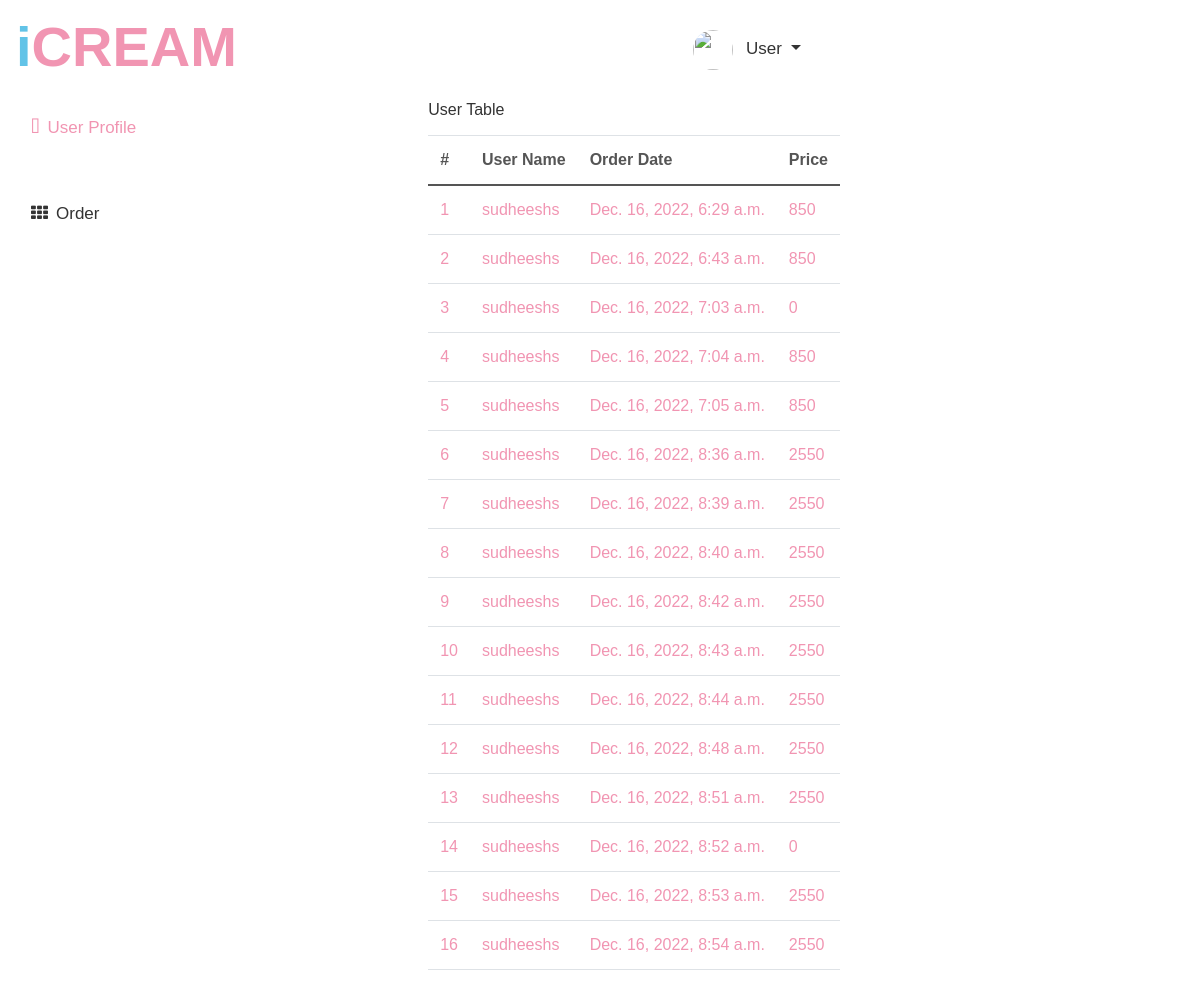
Screenshot of /ordertrack/ (signed in) with the database file from the repository.
### payment/models.py (models this page shows)
class OrderPackage(models.Model):
    order_date = models.DateTimeField(auto_now_add=True)
    total_price = models.IntegerField(default=None)
    is_coupon_apply = models.ForeignKey(OrderCoupon, on_delete=models.CASCADE,default=None,blank=True,null=True)
    user = models.ForeignKey(UserInfo, on_delete=models.CASCADE,default=None,blank=True)

### additional/views.py (the view)
# urls.py: path('ordertrack/',views.user_order_track,name='user_order_track'),
def user_order_track(request):
    user_id = UserInfo.objects.get(username = request.session['username'])
    order_history = OrderPackage.objects.filter(user_id = user_id.id)
    return render(request,'order.html',{'order_history':order_history})

### additional/templates/order.html (shortened to what this page needs)
{% extends 'userdashbord.html' %}
{% block content %}
  <div class="bg-light rounded ">
    <h6 class="mb-3">User Table</h6>
    <table class="table display nowrap">
        <thead>
            <tr>
                <th scope="col">#</th>
                <th scope="col">User Name</th>
                <th scope="col">Order Date</th>
                <th scope="col">Price</th>
            </tr>
        </thead>
        <tbody>
          {% for item in order_history %}
          <tr>
              <td> <a href="{% url 'orders_all_product' item.id %}" onMouseOver="this.style.text-decoration='none'">{{ forloop.counter }} </a></td>
              <td> <a href="{% url 'orders_all_product' item.id %}" onMouseOver="this.style.text-decoration='none'">{{ item.user.username }}</a> </td>
              <td> <a href="{% url 'orders_all_product' item.id %}" onMouseOver="this.style.text-decoration='none'">{{ item.order_date }}</a> </td>
              <td> <a href="{% url 'orders_all_product' item.id %}" onMouseOver="this.style.text-decoration='none'">{{ item.total_price }}</a> </td>
          </tr>
          {% endfor %}
        </tbody>
    </table>
</div>
{% endblock content %}

### rows the page displays
OrderPackage: user.username "sudheeshs", order_date "Dec. 16, 2022, 6:29 a.m.", total_price "850"
OrderPackage: user.username "sudheeshs", order_date "Dec. 16, 2022, 6:43 a.m.", total_price "850"
OrderPackage: user.username "sudheeshs", order_date "Dec. 16, 2022, 7:03 a.m.", total_price "0"
OrderPackage: user.username "sudheeshs", order_date "Dec. 16, 2022, 7:04 a.m.", total_price "850"
OrderPackage: user.username "sudheeshs", order_date "Dec. 16, 2022, 7:05 a.m.", total_price "850"
OrderPackage: user.username "sudheeshs", order_date "Dec. 16, 2022, 8:36 a.m.", total_price "2550"
OrderPackage: user.username "sudheeshs", order_date "Dec. 16, 2022, 8:39 a.m.", total_price "2550"
OrderPackage: user.username "sudheeshs", order_date "Dec. 16, 2022, 8:40 a.m.", total_price "2550"
OrderPackage: user.username "sudheeshs", order_date "Dec. 16, 2022, 8:42 a.m.", total_price "2550"
OrderPackage: user.username "sudheeshs", order_date "Dec. 16, 2022, 8:43 a.m.", total_price "2550"
OrderPackage: user.username "sudheeshs", order_date "Dec. 16, 2022, 8:44 a.m.", total_price "2550"
OrderPackage: user.username "sudheeshs", order_date "Dec. 16, 2022, 8:48 a.m.", total_price "2550"
OrderPackage: user.username "sudheeshs", order_date "Dec. 16, 2022, 8:51 a.m.", total_price "2550"
OrderPackage: user.username "sudheeshs", order_date "Dec. 16, 2022, 8:52 a.m.", total_price "0"
OrderPackage: user.username "sudheeshs", order_date "Dec. 16, 2022, 8:53 a.m.", total_price "2550"
OrderPackage: user.username "sudheeshs", order_date "Dec. 16, 2022, 8:54 a.m.", total_price "2550"
